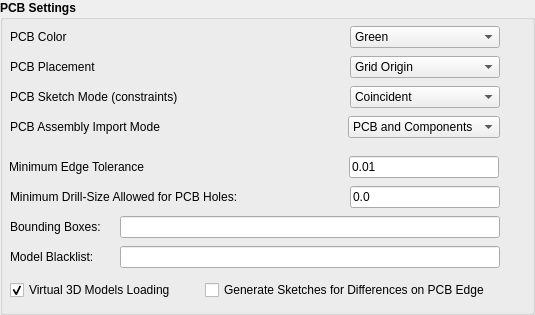
     <widget class="QGroupBox" name="PCB_settings">
      <property name="geometry">
       <rect>
        <x>0</x>
        <y>210</y>
        <width>535</width>
        <height>315</height>
       </rect>
      </property>
      <property name="font">
       <font>
        <weight>75</weight>
        <bold>true</bold>
        <kerning>true</kerning>
       </font>
      </property>
      <property name="title">
       <string>PCB Settings</string>
      </property>
      <widget class="QWidget" name="layoutWidget_2">
       <property name="geometry">
        <rect>
         <x>10</x>
         <y>25</y>
         <width>490</width>
         <height>24</height>
        </rect>
       </property>
       <layout class="QHBoxLayout" name="horizontalLayout_P1">
        <item>
         <widget class="QLabel" name="label_20">
          <property name="font">
           <font>
            <weight>50</weight>
            <bold>false</bold>
            <kerning>true</kerning>
           </font>
          </property>
          <property name="toolTip">
           <string>PCB color</string>
          </property>
          <property name="text">
           <string>PCB Color</string>
          </property>
          <property name="alignment">
           <set>Qt::AlignLeading|Qt::AlignLeft|Qt::AlignVCenter</set>
          </property>
         </widget>
        </item>
        <item>
         <spacer name="horizontalSpacer_5">
          <property name="orientation">
           <enum>Qt::Horizontal</enum>
          </property>
          <property name="sizeHint" stdset="0">
           <size>
            <width>40</width>
            <height>20</height>
           </size>
          </property>
         </spacer>
        </item>
        <item>
         <widget class="Gui::PrefComboBox" name="GuiPref_PCB_Color">
          <property name="minimumSize">
           <size>
            <width>150</width>
            <height>0</height>
           </size>
          </property>
          <property name="font">
           <font>
            <weight>50</weight>
            <bold>false</bold>
            <kerning>true</kerning>
           </font>
          </property>
          <property name="toolTip">
           <string>PCB color</string>
          </property>
          <property name="currentIndex">
           <number>0</number>
          </property>
          <property name="prefEntry" stdset="0">
           <cstring>pcb_color</cstring>
          </property>
          <property name="prefPath" stdset="0">
           <cstring>Mod/kicadStepUpGui</cstring>
          </property>
          <item>
           <property name="text">
            <string>Green</string>
           </property>
          </item>
          <item>
           <property name="text">
            <string>Blue</string>
           </property>
          </item>
          <item>
           <property name="text">
            <string>Red</string>
           </property>
          </item>
          <item>
           <property name="text">
            <string>Purple</string>
           </property>
          </item>
          <item>
           <property name="text">
            <string>DarkGreen</string>
           </property>
          </item>
          <item>
           <property name="text">
            <string>DarkBlue</string>
           </property>
          </item>
          <item>
           <property name="text">
            <string>LightBlue</string>
           </property>
          </item>
          <item>
           <property name="text">
            <string>Yellow</string>
           </property>
          </item>
          <item>
           <property name="text">
            <string>Black</string>
           </property>
          </item>
          <item>
           <property name="text">
            <string>White</string>
           </property>
          </item>
         </widget>
        </item>
       </layout>
      </widget>
      <widget class="QWidget" name="layoutWidget_3">
       <property name="geometry">
        <rect>
         <x>10</x>
         <y>55</y>
         <width>490</width>
         <height>24</height>
        </rect>
       </property>
       <layout class="QHBoxLayout" name="horizontalLayout_P2">
        <item>
         <widget class="QLabel" name="label_21">
          <property name="font">
           <font>
            <weight>50</weight>
            <bold>false</bold>
            <kerning>true</kerning>
           </font>
          </property>
          <property name="toolTip">
           <string>PCB Reference Placement in mechanical environment</string>
          </property>
          <property name="text">
           <string>PCB Placement</string>
          </property>
          <property name="alignment">
           <set>Qt::AlignLeading|Qt::AlignLeft|Qt::AlignVCenter</set>
          </property>
         </widget>
        </item>
        <item>
         <spacer name="horizontalSpacer_6">
          <property name="orientation">
           <enum>Qt::Horizontal</enum>
          </property>
          <property name="sizeHint" stdset="0">
           <size>
            <width>40</width>
            <height>20</height>
           </size>
          </property>
         </spacer>
        </item>
        <item>
         <widget class="Gui::PrefComboBox" name="GuiPref_PCB_Origin">
          <property name="minimumSize">
           <size>
            <width>150</width>
            <height>0</height>
           </size>
          </property>
          <property name="font">
           <font>
            <weight>50</weight>
            <bold>false</bold>
            <kerning>true</kerning>
           </font>
          </property>
          <property name="toolTip">
           <string>PCB Reference Placement in mechanical environment</string>
          </property>
          <property name="currentIndex">
           <number>0</number>
          </property>
          <property name="prefEntry" stdset="0">
           <cstring>pcb_placement</cstring>
          </property>
          <property name="prefPath" stdset="0">
           <cstring>Mod/kicadStepUpGui</cstring>
          </property>
          <item>
           <property name="text">
            <string>Grid Origin</string>
           </property>
          </item>
          <item>
           <property name="text">
            <string>Aux Origin</string>
           </property>
          </item>
          <item>
           <property name="text">
            <string>Pcb Center (approx)</string>
           </property>
          </item>
         </widget>
        </item>
       </layout>
      </widget>
      <widget class="QWidget" name="layoutWidget_4">
       <property name="geometry">
        <rect>
         <x>10</x>
         <y>85</y>
         <width>490</width>
         <height>24</height>
        </rect>
       </property>
       <layout class="QHBoxLayout" name="horizontalLayout_P3">
        <item>
         <widget class="QLabel" name="label_22">
          <property name="font">
           <font>
            <weight>50</weight>
            <bold>false</bold>
            <kerning>true</kerning>
           </font>
          </property>
          <property name="toolTip">
           <string>Constraints to be added to PCB Sketch</string>
          </property>
          <property name="text">
           <string>PCB Sketch Mode (constraints)</string>
          </property>
          <property name="alignment">
           <set>Qt::AlignLeading|Qt::AlignLeft|Qt::AlignVCenter</set>
          </property>
         </widget>
        </item>
        <item>
         <spacer name="horizontalSpacer_7">
          <property name="orientation">
           <enum>Qt::Horizontal</enum>
          </property>
          <property name="sizeHint" stdset="0">
           <size>
            <width>40</width>
            <height>20</height>
           </size>
          </property>
         </spacer>
        </item>
        <item>
         <widget class="Gui::PrefComboBox" name="GuiPref_PCB_Sketch_Mode">
          <property name="minimumSize">
           <size>
            <width>150</width>
            <height>0</height>
           </size>
          </property>
          <property name="font">
           <font>
            <weight>50</weight>
            <bold>false</bold>
            <kerning>true</kerning>
           </font>
          </property>
          <property name="toolTip">
           <string>Constraints to be added to PCB Sketch</string>
          </property>
          <property name="currentIndex">
           <number>0</number>
          </property>
          <property name="prefEntry" stdset="0">
           <cstring>sketch_constraints</cstring>
          </property>
          <property name="prefPath" stdset="0">
           <cstring>Mod/kicadStepUpGui</cstring>
          </property>
          <item>
           <property name="text">
            <string>Coincident</string>
           </property>
          </item>
          <item>
           <property name="text">
            <string>V&amp;H, Coincident</string>
           </property>
          </item>
          <item>
           <property name="text">
            <string>Full</string>
           </property>
          </item>
          <item>
           <property name="text">
            <string>None</string>
           </property>
          </item>
         </widget>
        </item>
       </layout>
      </widget>
      <widget class="QWidget" name="layoutWidget_5">
       <property name="geometry">
        <rect>
         <x>10</x>
         <y>185</y>
         <width>490</width>
         <height>24</height>
        </rect>
       </property>
       <layout class="QHBoxLayout" name="horizontalLayout_4">
        <item>
         <widget class="QLabel" name="label">
          <property name="font">
           <font>
            <weight>50</weight>
            <bold>false</bold>
            <kerning>true</kerning>
           </font>
          </property>
          <property name="toolTip">
           <string>minimum Drill size applied to PCB
'0.0' -&gt; all drills are loaded</string>
          </property>
          <property name="text">
           <string>Minimum Drill-Size Allowed for PCB Holes: </string>
          </property>
         </widget>
        </item>
        <item>
         <spacer name="horizontalSpacer_8">
          <property name="orientation">
           <enum>Qt::Horizontal</enum>
          </property>
          <property name="sizeHint" stdset="0">
           <size>
            <width>40</width>
            <height>20</height>
           </size>
          </property>
         </spacer>
        </item>
        <item>
         <widget class="Gui::PrefLineEdit" name="GuiPref_PCB_Drill_Min">
          <property name="minimumSize">
           <size>
            <width>150</width>
            <height>0</height>
           </size>
          </property>
          <property name="font">
           <font>
            <weight>50</weight>
            <bold>false</bold>
            <kerning>true</kerning>
           </font>
          </property>
          <property name="toolTip">
           <string>Minimum drill size applied to PCB
'0.0' -&gt; all drill sizes are loaded</string>
          </property>
          <property name="text">
           <string>0.0</string>
          </property>
          <property name="prefEntry" stdset="0">
           <cstring>drill_size</cstring>
          </property>
          <property name="prefPath" stdset="0">
           <cstring>Mod/kicadStepUpGui</cstring>
          </property>
         </widget>
        </item>
       </layout>
      </widget>
      <widget class="QWidget" name="layoutWidget_7">
       <property name="geometry">
        <rect>
         <x>10</x>
         <y>215</y>
         <width>490</width>
         <height>24</height>
        </rect>
       </property>
       <layout class="QHBoxLayout" name="horizontalLayout_6">
        <item>
         <widget class="QLabel" name="label_3">
          <property name="font">
           <font>
            <weight>50</weight>
            <bold>false</bold>
            <kerning>true</kerning>
           </font>
          </property>
          <property name="toolTip">
           <string>&lt;html&gt;&lt;head/&gt;&lt;body&gt;&lt;p&gt;&lt;span style=&quot; font-weight:600;&quot;&gt;Bounding Box LIST:&lt;/span&gt;&lt;/p&gt;&lt;p&gt;configure which 3D models will be converted to Bounding Box&lt;/p&gt;&lt;p&gt;&lt;span style=&quot; font-weight:600;&quot;&gt;Examples:&lt;/span&gt;&lt;/p&gt;&lt;p&gt;&lt;span style=&quot; font-weight:600;&quot;&gt;ALL&lt;/span&gt;&lt;span style=&quot; font-style:italic;&quot;&gt;-&amp;gt; all models will be converted to bounding boxes&lt;/span&gt;&lt;/p&gt;&lt;p&gt;&lt;span style=&quot; font-weight:600;&quot;&gt;LIST&lt;/span&gt; DSUB-15-HD_FH, DSUB-9_FH &lt;span style=&quot; font-style:italic;&quot;&gt;-&amp;gt; these two models will NOT be converted to BBox&lt;/span&gt;&lt;/p&gt;&lt;p&gt;&lt;span style=&quot; font-style:italic;&quot;&gt;(list of 3D model's names separated by a comma)&lt;/span&gt;&lt;/p&gt;&lt;/body&gt;&lt;/html&gt;</string>
          </property>
          <property name="text">
           <string>Bounding Boxes: </string>
          </property>
         </widget>
        </item>
        <item>
         <widget class="Gui::PrefLineEdit" name="GuiPref_PCB_Comp_BB">
          <property name="maximumSize">
           <size>
            <width>380</width>
            <height>16777215</height>
           </size>
          </property>
          <property name="font">
           <font>
            <weight>50</weight>
            <bold>false</bold>
           </font>
          </property>
          <property name="toolTip">
           <string>&lt;html&gt;&lt;head/&gt;&lt;body&gt;&lt;p&gt;&lt;span style=&quot; font-weight:600;&quot;&gt;Bounding Box LIST:&lt;/span&gt;&lt;/p&gt;&lt;p&gt;configure which 3D models will be converted to Bounding Box&lt;/p&gt;&lt;p&gt;&lt;span style=&quot; font-weight:600;&quot;&gt;Examples:&lt;/span&gt;&lt;/p&gt;&lt;p&gt;&lt;span style=&quot; font-weight:600;&quot;&gt;ALL&lt;/span&gt;&lt;span style=&quot; font-style:italic;&quot;&gt;-&amp;gt; all models will be converted to bounding boxes&lt;/span&gt;&lt;/p&gt;&lt;p&gt;&lt;span style=&quot; font-weight:600;&quot;&gt;LIST&lt;/span&gt; DSUB-15-HD_FH, DSUB-9_FH &lt;span style=&quot; font-style:italic;&quot;&gt;-&amp;gt; these two models will NOT be converted to BBox&lt;/span&gt;&lt;/p&gt;&lt;p&gt;&lt;span style=&quot; font-style:italic;&quot;&gt;(list of 3D model's names separated by a comma)&lt;/span&gt;&lt;/p&gt;&lt;/body&gt;&lt;/html&gt;</string>
          </property>
          <property name="text">
           <string/>
          </property>
          <property name="prefEntry" stdset="0">
           <cstring>bbox_list</cstring>
          </property>
          <property name="prefPath" stdset="0">
           <cstring>Mod/kicadStepUpGui</cstring>
          </property>
         </widget>
        </item>
       </layout>
      </widget>
      <widget class="QWidget" name="layoutWidget_8">
       <property name="geometry">
        <rect>
         <x>10</x>
         <y>245</y>
         <width>490</width>
         <height>24</height>
        </rect>
       </property>
       <layout class="QHBoxLayout" name="horizontalLayout_7">
        <item>
         <widget class="QLabel" name="label_4">
          <property name="font">
           <font>
            <weight>50</weight>
            <bold>false</bold>
            <kerning>true</kerning>
           </font>
          </property>
          <property name="toolTip">
           <string>&lt;html&gt;&lt;head/&gt;&lt;body&gt;&lt;p&gt;&lt;span style=&quot; font-weight:600;&quot;&gt;Model Blacklist:&lt;/span&gt;&lt;/p&gt;&lt;p&gt;List model names here that you don't want to load (e.g. smallest ones)&lt;/p&gt;&lt;p&gt;Each name in the list must be separated by a comma.&lt;/p&gt;&lt;p&gt;Models may also be filtered by volume or size.&lt;/p&gt;&lt;p&gt;(volume=1 means all models with a volume &amp;lt; 1mm3 will not be included)&lt;/p&gt;&lt;p&gt;(height=1 means all models with a height &amp;lt; 1mm will not be included)&lt;/p&gt;&lt;p&gt;&lt;br/&gt;&lt;span style=&quot; font-weight:600;&quot;&gt;Examples:&lt;/span&gt;&lt;/p&gt;&lt;p&gt;r_0603,r_0402,c_0402,c_0603&lt;/p&gt;&lt;p&gt;height=1.0&lt;/p&gt;&lt;p&gt;volume=1.0&lt;/p&gt;&lt;p&gt;&lt;span style=&quot; font-weight:600;&quot;&gt;An empty list means all the models will be parsed.&lt;/span&gt;&lt;/p&gt;&lt;/body&gt;&lt;/html&gt;</string>
          </property>
          <property name="text">
           <string>Model Blacklist:</string>
          </property>
         </widget>
        </item>
        <item>
         <widget class="Gui::PrefLineEdit" name="GuiPref_PCB_Comp_Blacklist">
          <property name="maximumSize">
           <size>
            <width>380</width>
            <height>16777215</height>
           </size>
          </property>
          <property name="font">
           <font>
            <weight>50</weight>
            <bold>false</bold>
           </font>
          </property>
          <property name="toolTip">
           <string>&lt;html&gt;&lt;head/&gt;&lt;body&gt;&lt;p&gt;&lt;span style=&quot; font-weight:600;&quot;&gt;Model Blacklist:&lt;/span&gt;&lt;/p&gt;&lt;p&gt;List models that you don't want loaded. (e.g. smallest ones)&lt;/p&gt;&lt;p&gt;Models may be excluded by name, volume, or height.&lt;/p&gt;&lt;p&gt;List names, volumes, or heights here each separated by a comma.&lt;/p&gt;&lt;&lt;p&gt;(volume=1 means all models with a volume &amp;lt; 1mm3 will not be included)&lt;/p&gt;&lt;p&gt;(height=1 means all models with a height &amp;lt; 1mm will not be included)&lt;/p&gt;&lt;p&gt;&lt;br/&gt;&lt;span style=&quot; font-weight:600;&quot;&gt;Examples:&lt;/span&gt;&lt;/p&gt;&lt;p&gt;r_0603,r_0402,c_0402,c_0603&lt;/p&gt;&lt;p&gt;height=1.0&lt;/p&gt;&lt;p&gt;volume=1.0&lt;/p&gt;&lt;p&gt;&lt;span style=&quot; font-weight:600;&quot;&gt;An empty list means all the models will be parsed.&lt;/span&gt;&lt;/p&gt;&lt;/body&gt;&lt;/html&gt;</string>
          </property>
          <property name="text">
           <string/>
          </property>
          <property name="prefEntry" stdset="0">
           <cstring>blacklist</cstring>
          </property>
          <property name="prefPath" stdset="0">
           <cstring>Mod/kicadStepUpGui</cstring>
          </property>
         </widget>
        </item>
       </layout>
      </widget>
      <widget class="QWidget" name="layoutWidget_9">
       <property name="geometry">
        <rect>
         <x>9</x>
         <y>155</y>
         <width>490</width>
         <height>24</height>
        </rect>
       </property>
       <layout class="QHBoxLayout" name="horizontalLayout_5">
        <item>
         <widget class="QLabel" name="label_2">
          <property name="font">
           <font>
            <weight>50</weight>
            <bold>false</bold>
            <kerning>true</kerning>
           </font>
          </property>
          <property name="toolTip">
           <string>minimum Edge Tolerance applied to PCB
default '0.01mm'</string>
          </property>
          <property name="text">
           <string>Minimum Edge Tolerance</string>
          </property>
         </widget>
        </item>
        <item>
         <spacer name="horizontalSpacer_12">
          <property name="orientation">
           <enum>Qt::Horizontal</enum>
          </property>
          <property name="sizeHint" stdset="0">
           <size>
            <width>40</width>
            <height>20</height>
           </size>
          </property>
         </spacer>
        </item>
        <item>
         <widget class="Gui::PrefLineEdit" name="GuiPref_PCB_Edge_Tol">
          <property name="maximumSize">
           <size>
            <width>150</width>
            <height>16777215</height>
           </size>
          </property>
          <property name="font">
           <font>
            <weight>50</weight>
            <bold>false</bold>
            <kerning>true</kerning>
           </font>
          </property>
          <property name="toolTip">
           <string>minimum Edge Tolerance applied to PCB
default '0.01mm'</string>
          </property>
          <property name="text">
           <string>0.01</string>
          </property>
          <property name="prefEntry" stdset="0">
           <cstring>edge_tolerance</cstring>
          </property>
          <property name="prefPath" stdset="0">
           <cstring>Mod/kicadStepUpGui</cstring>
          </property>
         </widget>
        </item>
       </layout>
      </widget>
      <widget class="Gui::PrefCheckBox" name="GuiPref_PCB_Virtual_Models">
       <property name="geometry">
        <rect>
         <x>10</x>
         <y>280</y>
         <width>175</width>
         <height>20</height>
        </rect>
       </property>
       <property name="font">
        <font>
         <weight>50</weight>
         <bold>false</bold>
         <kerning>true</kerning>
        </font>
       </property>
       <property name="toolTip">
        <string>Enable/Disable Virtual 3D
(mechanical) models</string>
       </property>
       <property name="text">
        <string>Virtual 3D Models Loading</string>
       </property>
       <property name="checked">
        <bool>true</bool>
       </property>
       <property name="prefEntry" stdset="0">
        <cstring>mode_virtual</cstring>
       </property>
       <property name="prefPath" stdset="0">
        <cstring>Mod/kicadStepUpGui</cstring>
       </property>
      </widget>
      <widget class="Gui::PrefCheckBox" name="GuiPref_PCB_Gen_Sketch">
       <property name="geometry">
        <rect>
         <x>205</x>
         <y>280</y>
         <width>296</width>
         <height>20</height>
        </rect>
       </property>
       <property name="font">
        <font>
         <weight>50</weight>
         <bold>false</bold>
        </font>
       </property>
       <property name="toolTip">
        <string>Generate Sketches for differences on PCB Edge</string>
       </property>
       <property name="text">
        <string>Generate Sketches for Differences on PCB Edge</string>
       </property>
       <property name="checked">
        <bool>false</bool>
       </property>
       <property name="prefEntry" stdset="0">
        <cstring>generate_sketch</cstring>
       </property>
       <property name="prefPath" stdset="0">
        <cstring>Mod/kicadStepUpGui</cstring>
       </property>
      </widget>
      <widget class="QWidget" name="layoutWidget_11">
       <property name="geometry">
        <rect>
         <x>10</x>
         <y>115</y>
         <width>490</width>
         <height>24</height>
        </rect>
       </property>
       <layout class="QHBoxLayout" name="horizontalLayout_P4">
        <item>
         <widget class="QLabel" name="label_26">
          <property name="font">
           <font>
            <weight>50</weight>
            <bold>false</bold>
            <kerning>true</kerning>
           </font>
          </property>
          <property name="toolTip">
           <string>Constraints to be added to PCB Sketch</string>
          </property>
          <property name="text">
           <string>PCB Assembly Import Mode</string>
          </property>
          <property name="alignment">
           <set>Qt::AlignLeading|Qt::AlignLeft|Qt::AlignVCenter</set>
          </property>
         </widget>
        </item>
        <item>
         <spacer name="horizontalSpacer_11">
          <property name="orientation">
           <enum>Qt::Horizontal</enum>
          </property>
          <property name="sizeHint" stdset="0">
           <size>
            <width>40</width>
            <height>20</height>
           </size>
          </property>
         </spacer>
        </item>
        <item>
         <widget class="Gui::PrefComboBox" name="GuiPref_PCBA_Import_Mode">
          <property name="minimumSize">
           <size>
            <width>150</width>
            <height>0</height>
           </size>
          </property>
          <property name="font">
           <font>
            <weight>50</weight>
            <bold>false</bold>
            <kerning>true</kerning>
           </font>
          </property>
          <property name="toolTip">
           <string>Controls import of component models with PCB</string>
          </property>
          <property name="currentIndex">
           <number>1</number>
          </property>
          <property name="prefEntry" stdset="0">
           <cstring>PCBA_Import_Mode</cstring>
          </property>
          <property name="prefPath" stdset="0">
           <cstring>Mod/kicadStepUpGui</cstring>
          </property>
          <item>
           <property name="text">
            <string>Blank PCB Only </string>
           </property>
          </item>
          <item>
           <property name="text">
            <string>PCB and Components</string>
           </property>
          </item>
         </widget>
        </item>
       </layout>
      </widget>
     </widget>
